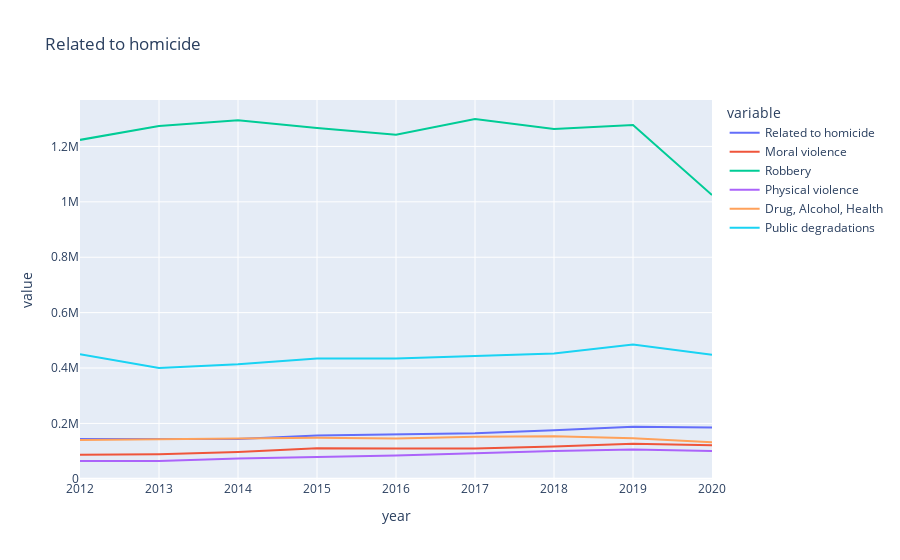

Notebook cell for this chart:
### Markdown cell above
We will see the general tendance of crime since 2012.

### Code cell
import plotly.express as px

fig = px.line(crimeInFrance2012_2020,x='year',y=crimeInFrance2012_2020.columns,title='Related to homicide')
fig.show()

### Figure 1 — Plotly figure (JSON) as saved in the notebook; plotly's stock layout.template omitted (floating-point values rounded to 4 significant figures)
{"data": [{"hovertemplate": "variable=Related to homicide<br>year=%{x}<br>value=%{y}<extra></extra>", "legendgroup": "Related to homicide", "line": {"color": "#636efa", "dash": "solid"}, "marker": {"symbol": "circle"}, "mode": "lines", "name": "Related to homicide", "orientation": "v", "showlegend": true, "type": "scatter", "x": [2012, 2013, 2014, 2015, 2016, 2017, 2018, 2019, 2020], "xaxis": "x", "y": [143567, 142966, 143427, 156559, 160163, 164554, 175748, 188155, 184894], "yaxis": "y"}, {"hovertemplate": "variable=Moral violence<br>year=%{x}<br>value=%{y}<extra></extra>", "legendgroup": "Moral violence", "line": {"color": "#EF553B", "dash": "solid"}, "marker": {"symbol": "circle"}, "mode": "lines", "name": "Moral violence", "orientation": "v", "showlegend": true, "type": "scatter", "x": [2012, 2013, 2014, 2015, 2016, 2017, 2018, 2019, 2020], "xaxis": "x", "y": [86650, 88728, 96491, 110469, 109894, 109593, 117016, 126678, 121424], "yaxis": "y"}, {"hovertemplate": "variable=Robbery<br>year=%{x}<br>value=%{y}<extra></extra>", "legendgroup": "Robbery", "line": {"color": "#00cc96", "dash": "solid"}, "marker": {"symbol": "circle"}, "mode": "lines", "name": "Robbery", "orientation": "v", "showlegend": true, "type": "scatter", "x": [2012, 2013, 2014, 2015, 2016, 2017, 2018, 2019, 2020], "xaxis": "x", "y": [1223643, 1273604, 1294530, 1266334, 1242088, 1299067, 1263021, 1277586, 1024802], "yaxis": "y"}, {"hovertemplate": "variable=Physical violence<br>year=%{x}<br>value=%{y}<extra></extra>", "legendgroup": "Physical violence", "line": {"color": "#ab63fa", "dash": "solid"}, "marker": {"symbol": "circle"}, "mode": "lines", "name": "Physical violence", "orientation": "v", "showlegend": true, "type": "scatter", "x": [2012, 2013, 2014, 2015, 2016, 2017, 2018, 2019, 2020], "xaxis": "x", "y": [64578, 64382, 73697, 79187, 84136, 92695, 100898, 106218, 100571], "yaxis": "y"}, {"hovertemplate": "variable=Drug, Alcohol, Health<br>year=%{x}<br>value=%{y}<extra></extra>", "legendgroup": "Drug, Alcohol, Health", "line": {"color": "#FFA15A", "dash": "solid"}, "marker": {"symbol": "circle"}, "mode": "lines", "name": "Drug, Alcohol, Health", "orientation": "v", "showlegend": true, "type": "scatter", "x": [2012, 2013, 2014, 2015, 2016, 2017, 2018, 2019, 2020], "xaxis": "x", "y": [140312, 142536, 145487, 148120, 145985, 152258, 153618, 146811, 131925], "yaxis": "y"}, {"hovertemplate": "variable=Public degradations<br>year=%{x}<br>value=%{y}<extra></extra>", "legendgroup": "Public degradations", "line": {"color": "#19d3f3", "dash": "solid"}, "marker": {"symbol": "circle"}, "mode": "lines", "name": "Public degradations", "orientation": "v", "showlegend": true, "type": "scatter", "x": [2012, 2013, 2014, 2015, 2016, 2017, 2018, 2019, 2020], "xaxis": "x", "y": [449367, 400400, 413335, 434679, 434531, 443607, 452517, 485352, 447989], "yaxis": "y"}], "layout": {"legend": {"title": {"text": "variable"}, "tracegroupgap": 0}, "title": {"text": "Related to homicide"}, "xaxis": {"anchor": "y", "domain": [0, 1], "title": {"text": "year"}}, "yaxis": {"anchor": "x", "domain": [0, 1], "title": {"text": "value"}}}}
